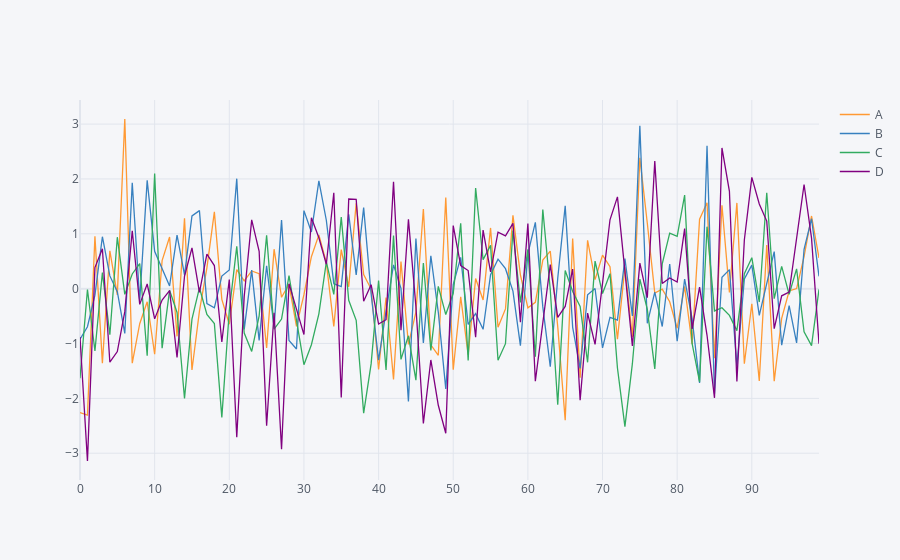

Here is the notebook cell this chart was saved with:
### Code cell
df.iplot() #plotly interactive image
